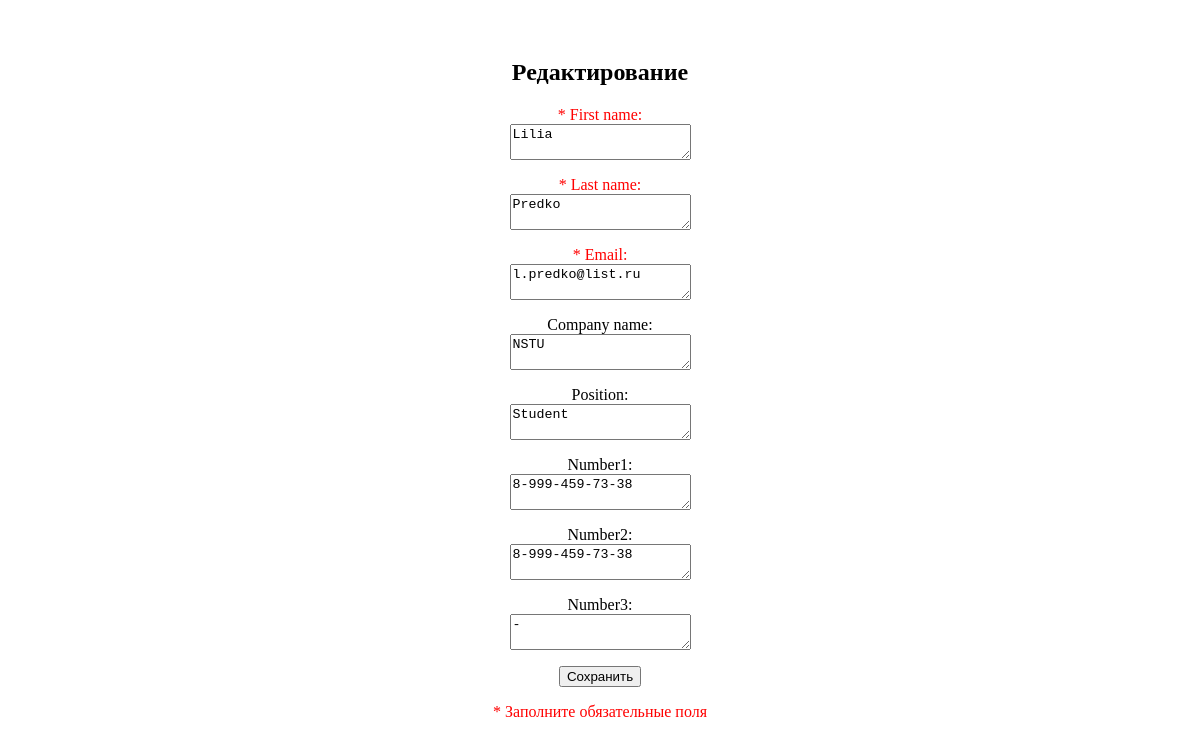
The page /edit.php?id=1 on the database its author committed.
### tables this page shows
CREATE TABLE `users` (
  `id` int(11) NOT NULL,
  `fname` varchar(100) NOT NULL,
  `lname` varchar(100) NOT NULL,
  `email` varchar(255) NOT NULL,
  `cname` varchar(255) NOT NULL,
  `position` varchar(255) NOT NULL,
  `number1` varchar(20) NOT NULL,
  `number2` varchar(20) NOT NULL,
  `number3` varchar(20) NOT NULL
);

### edit.php (the view, shortened to what this page needs)
<?php
	require_once("db.php");
	if(isset($_GET['id']))
	{
	$id = mysqli_real_escape_string($connection, $_GET['id']);
	$query ="SELECT id, fname, lname, email, cname, position, number1, number2, number3  FROM users WHERE id = '$id'";
	$result = mysqli_query($connection, $query) or die("Ошибка " . mysqli_error($connection));
	   $users = $result->fetch_assoc();
	} else echo "id не установлено";
	  ?>
<link rel="stylesheet" type="text/css" href="style.css">
<div>
  <center>
       <h2>Редактирование</h2>
       <form action="" name="users" method="post">
            <p><label><span style='color:red;'>* First name:</span></label><br>
            <textarea type="text" class="text" name="fname" value="" size="90"><?php echo $users["fname"];?></textarea></p>
			<p><label><span style='color:red;'>* Last name:</span></label><br>
            <textarea type="text" class="text" name="lname" value="" size="90"><?php echo $users["lname"];?></textarea></p>
            <p><label><span style='color:red;'>* Email:</span></label><br>
            <textarea type="text" class="text" name="email" value="" size="90"><?php echo $users["email"];?></textarea></p>
            <p><label>Company name:</label><br>
            <textarea type="text" class="text" name="cname" value="" size="90"><?php echo $users["cname"];?></textarea></p>
            <p><label>Position:</label><br>
	        <textarea type="text" class="text" name="position" value="" size="90"><?php echo $users["position"];?></textarea></p>
			<p><label>Number1:</label><br>
	        <textarea type="text" class="text" name="number1" value="" size="90"><?php echo $users["number1"];?></textarea></p>
			<p><label>Number2:</label><br>
	        <textarea type="text" class="text" name="number2" value="" size="90"><?php echo $users["number2"];?></textarea></p>
			<p><label>Number3:</label><br>
	        <textarea type="text" class="text" name="number3" value="" size="90"><?php echo $users["number3"];?></textarea></p>
            <button class="" type="submit">Сохранить</button>
       </form>
	<?php
	$id=(int) $_GET["id"];
	$fname = $_POST['fname'];
    $lname = $_POST['lname'];
    $email = $_POST['email'];
    $cname = $_POST['cname'];
	$position = $_POST['position'];
	$number1 = $_POST['number1'];
	$number2 = $_POST['number2'];
	$number3 = $_POST['number3'];
    $id = $id;
	if (!empty($fname) && !empty($lname) && !empty($email))
    {
	$mysql = new mysqli('localhost', 'root', '', 'test');
	$mysql->query("UPDATE `users` SET `fname` = '$fname', `lname` = '$lname', `email` = '$email',
	`cname` = '$cname', `position` ='$position', `number1` ='$number1', `number2` ='$number2',
	`number3` ='$number3' WHERE `id` = '$id'");
    mysqli_close($connection);
	echo "<span style='color:green;'>Запись отредактирована</span>";
	} else echo "<span style='color:red;'>* Заполните обязательные поля</span>";
	?>
  </center>
</div>

### style.css (style rules this page uses)
div { margin-top: 5%; }

### rows shown on the page
users: fname "Lilia", lname "Predko", email "l.predko@list.ru", cname "NSTU", position "Student", number1 "8-999-459-73-38", number2 "8-999-459-73-38", number3 "-"
